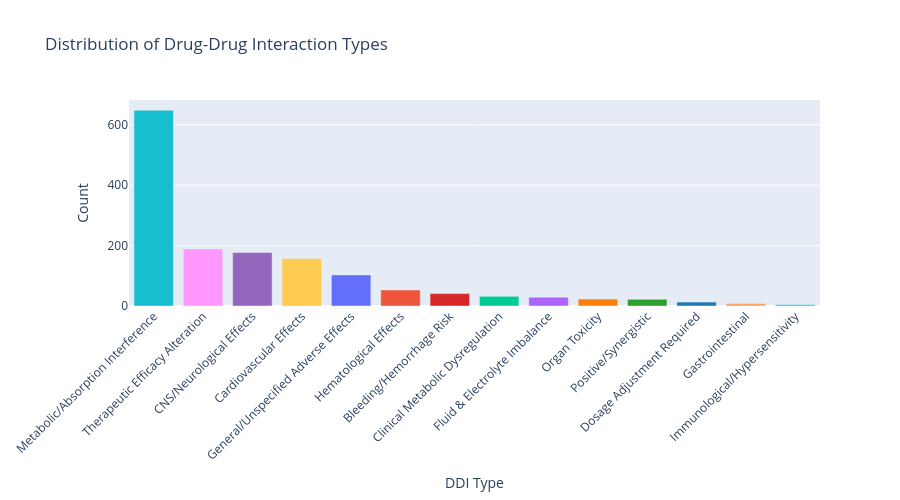
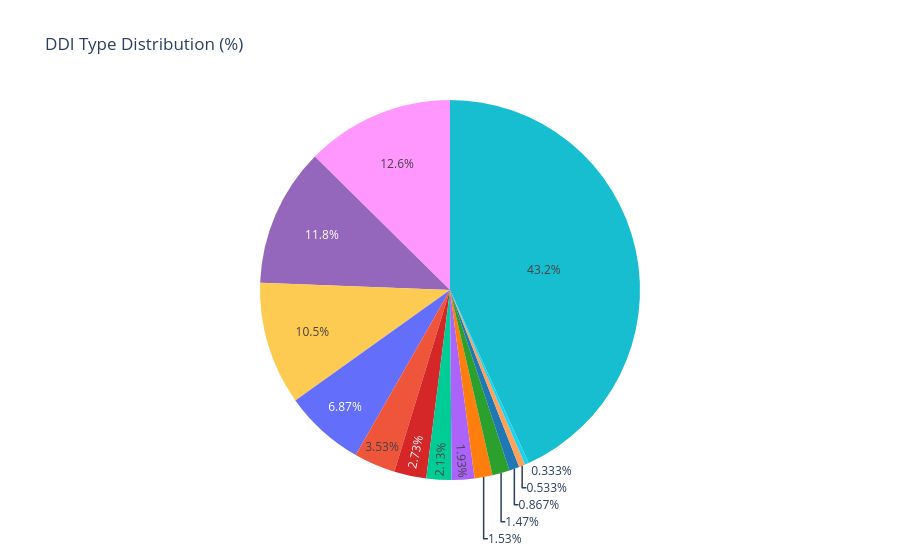

Here is the notebook cell these charts were saved with, in order:
### Code cell
# Create visualizations for multi-class distribution
color_map = {
    'Bleeding/Hemorrhage Risk': '#D62728',  # Red
    'Organ Toxicity': '#FF7F0E',  # Orange
    'CNS/Neurological Effects': '#9467BD',  # Purple
    'Dosage Adjustment Required': '#1F77B4',  # Blue
    'Metabolic/Absorption Interference': '#17BECF',  # Cyan
    'Other Adverse Effects': '#E377C2',  # Pink
    'Positive/Synergistic': '#2CA02C',  # Green
    'No Significant Interaction': '#7F7F7F'  # Gray
}

fig1 = px.bar(
    x=classification_counts.index,
    y=classification_counts.values,
    labels={'x': 'DDI Type', 'y': 'Count'},
    title='Distribution of Drug-Drug Interaction Types',
    color=classification_counts.index,
    color_discrete_map=color_map
)
fig1.update_layout(showlegend=False, height=500, xaxis_tickangle=-45)
fig1.show()

# Pie chart
fig2 = px.pie(
    labels=classification_counts.index,
    values=classification_counts.values,
    title='DDI Type Distribution (%)',
    color=classification_counts.index,
    color_discrete_map=color_map
)
fig2.show()

### Figure 1 — Plotly figure (JSON) as saved in the notebook; plotly's stock layout.template omitted (floating-point values rounded to 4 significant figures)
{"data": [{"hovertemplate": "color=Metabolic/Absorption Interference<br>DDI Type=%{x}<br>Count=%{y}<extra></extra>", "legendgroup": "Metabolic/Absorption Interference", "marker": {"color": "#17BECF", "pattern": {"shape": ""}}, "name": "Metabolic/Absorption Interference", "orientation": "v", "showlegend": true, "textposition": "auto", "type": "bar", "x": ["Metabolic/Absorption Interference"], "xaxis": "x", "y": [648], "yaxis": "y"}, {"hovertemplate": "color=Therapeutic Efficacy Alteration<br>DDI Type=%{x}<br>Count=%{y}<extra></extra>", "legendgroup": "Therapeutic Efficacy Alteration", "marker": {"color": "#FF97FF", "pattern": {"shape": ""}}, "name": "Therapeutic Efficacy Alteration", "orientation": "v", "showlegend": true, "textposition": "auto", "type": "bar", "x": ["Therapeutic Efficacy Alteration"], "xaxis": "x", "y": [189], "yaxis": "y"}, {"hovertemplate": "color=CNS/Neurological Effects<br>DDI Type=%{x}<br>Count=%{y}<extra></extra>", "legendgroup": "CNS/Neurological Effects", "marker": {"color": "#9467BD", "pattern": {"shape": ""}}, "name": "CNS/Neurological Effects", "orientation": "v", "showlegend": true, "textposition": "auto", "type": "bar", "x": ["CNS/Neurological Effects"], "xaxis": "x", "y": [177], "yaxis": "y"}, {"hovertemplate": "color=Cardiovascular Effects<br>DDI Type=%{x}<br>Count=%{y}<extra></extra>", "legendgroup": "Cardiovascular Effects", "marker": {"color": "#FECB52", "pattern": {"shape": ""}}, "name": "Cardiovascular Effects", "orientation": "v", "showlegend": true, "textposition": "auto", "type": "bar", "x": ["Cardiovascular Effects"], "xaxis": "x", "y": [157], "yaxis": "y"}, {"hovertemplate": "color=General/Unspecified Adverse Effects<br>DDI Type=%{x}<br>Count=%{y}<extra></extra>", "legendgroup": "General/Unspecified Adverse Effects", "marker": {"color": "#636efa", "pattern": {"shape": ""}}, "name": "General/Unspecified Adverse Effects", "orientation": "v", "showlegend": true, "textposition": "auto", "type": "bar", "x": ["General/Unspecified Adverse Effects"], "xaxis": "x", "y": [103], "yaxis": "y"}, {"hovertemplate": "color=Hematological Effects<br>DDI Type=%{x}<br>Count=%{y}<extra></extra>", "legendgroup": "Hematological Effects", "marker": {"color": "#EF553B", "pattern": {"shape": ""}}, "name": "Hematological Effects", "orientation": "v", "showlegend": true, "textposition": "auto", "type": "bar", "x": ["Hematological Effects"], "xaxis": "x", "y": [53], "yaxis": "y"}, {"hovertemplate": "color=Bleeding/Hemorrhage Risk<br>DDI Type=%{x}<br>Count=%{y}<extra></extra>", "legendgroup": "Bleeding/Hemorrhage Risk", "marker": {"color": "#D62728", "pattern": {"shape": ""}}, "name": "Bleeding/Hemorrhage Risk", "orientation": "v", "showlegend": true, "textposition": "auto", "type": "bar", "x": ["Bleeding/Hemorrhage Risk"], "xaxis": "x", "y": [41], "yaxis": "y"}, {"hovertemplate": "color=Clinical Metabolic Dysregulation<br>DDI Type=%{x}<br>Count=%{y}<extra></extra>", "legendgroup": "Clinical Metabolic Dysregulation", "marker": {"color": "#00cc96", "pattern": {"shape": ""}}, "name": "Clinical Metabolic Dysregulation", "orientation": "v", "showlegend": true, "textposition": "auto", "type": "bar", "x": ["Clinical Metabolic Dysregulation"], "xaxis": "x", "y": [32], "yaxis": "y"}, {"hovertemplate": "color=Fluid & Electrolyte Imbalance<br>DDI Type=%{x}<br>Count=%{y}<extra></extra>", "legendgroup": "Fluid & Electrolyte Imbalance", "marker": {"color": "#ab63fa", "pattern": {"shape": ""}}, "name": "Fluid & Electrolyte Imbalance", "orientation": "v", "showlegend": true, "textposition": "auto", "type": "bar", "x": ["Fluid & Electrolyte Imbalance"], "xaxis": "x", "y": [29], "yaxis": "y"}, {"hovertemplate": "color=Organ Toxicity<br>DDI Type=%{x}<br>Count=%{y}<extra></extra>", "legendgroup": "Organ Toxicity", "marker": {"color": "#FF7F0E", "pattern": {"shape": ""}}, "name": "Organ Toxicity", "orientation": "v", "showlegend": true, "textposition": "auto", "type": "bar", "x": ["Organ Toxicity"], "xaxis": "x", "y": [23], "yaxis": "y"}, {"hovertemplate": "color=Positive/Synergistic<br>DDI Type=%{x}<br>Count=%{y}<extra></extra>", "legendgroup": "Positive/Synergistic", "marker": {"color": "#2CA02C", "pattern": {"shape": ""}}, "name": "Positive/Synergistic", "orientation": "v", "showlegend": true, "textposition": "auto", "type": "bar", "x": ["Positive/Synergistic"], "xaxis": "x", "y": [22], "yaxis": "y"}, {"hovertemplate": "color=Dosage Adjustment Required<br>DDI Type=%{x}<br>Count=%{y}<extra></extra>", "legendgroup": "Dosage Adjustment Required", "marker": {"color": "#1F77B4", "pattern": {"shape": ""}}, "name": "Dosage Adjustment Required", "orientation": "v", "showlegend": true, "textposition": "auto", "type": "bar", "x": ["Dosage Adjustment Required"], "xaxis": "x", "y": [13], "yaxis": "y"}, {"hovertemplate": "color=Gastrointestinal<br>DDI Type=%{x}<br>Count=%{y}<extra></extra>", "legendgroup": "Gastrointestinal", "marker": {"color": "#FFA15A", "pattern": {"shape": ""}}, "name": "Gastrointestinal", "orientation": "v", "showlegend": true, "textposition": "auto", "type": "bar", "x": ["Gastrointestinal"], "xaxis": "x", "y": [8], "yaxis": "y"}, {"hovertemplate": "color=Immunological/Hypersensitivity<br>DDI Type=%{x}<br>Count=%{y}<extra></extra>", "legendgroup": "Immunological/Hypersensitivity", "marker": {"color": "#19d3f3", "pattern": {"shape": ""}}, "name": "Immunological/Hypersensitivity", "orientation": "v", "showlegend": true, "textposition": "auto", "type": "bar", "x": ["Immunological/Hypersensitivity"], "xaxis": "x", "y": [5], "yaxis": "y"}], "layout": {"barmode": "relative", "height": 500, "legend": {"title": {"text": "color"}, "tracegroupgap": 0}, "showlegend": false, "title": {"text": "Distribution of Drug-Drug Interaction Types"}, "xaxis": {"anchor": "y", "domain": [0, 1], "tickangle": -45, "title": {"text": "DDI Type"}}, "yaxis": {"anchor": "x", "domain": [0, 1], "title": {"text": "Count"}}}}

### Figure 2 — Plotly figure (JSON) as saved in the notebook; plotly's stock layout.template omitted (floating-point values rounded to 4 significant figures)
{"data": [{"customdata": [["Metabolic/Absorption Interference"], ["Therapeutic Efficacy Alteration"], ["CNS/Neurological Effects"], ["Cardiovascular Effects"], ["General/Unspecified Adverse Effects"], ["Hematological Effects"], ["Bleeding/Hemorrhage Risk"], ["Clinical Metabolic Dysregulation"], ["Fluid & Electrolyte Imbalance"], ["Organ Toxicity"], ["Positive/Synergistic"], ["Dosage Adjustment Required"], ["Gastrointestinal"], ["Immunological/Hypersensitivity"]], "domain": {"x": [0, 1], "y": [0, 1]}, "hovertemplate": "value=%{value}<br>color=%{customdata[0]}<extra></extra>", "legendgroup": "", "marker": {"colors": ["#17BECF", "#FF97FF", "#9467BD", "#FECB52", "#636efa", "#EF553B", "#D62728", "#00cc96", "#ab63fa", "#FF7F0E", "#2CA02C", "#1F77B4", "#FFA15A", "#19d3f3"]}, "name": "", "showlegend": false, "type": "pie", "values": [648, 189, 177, 157, 103, 53, 41, 32, 29, 23, 22, 13, 8, 5]}], "layout": {"legend": {"tracegroupgap": 0}, "title": {"text": "DDI Type Distribution (%)"}}}
